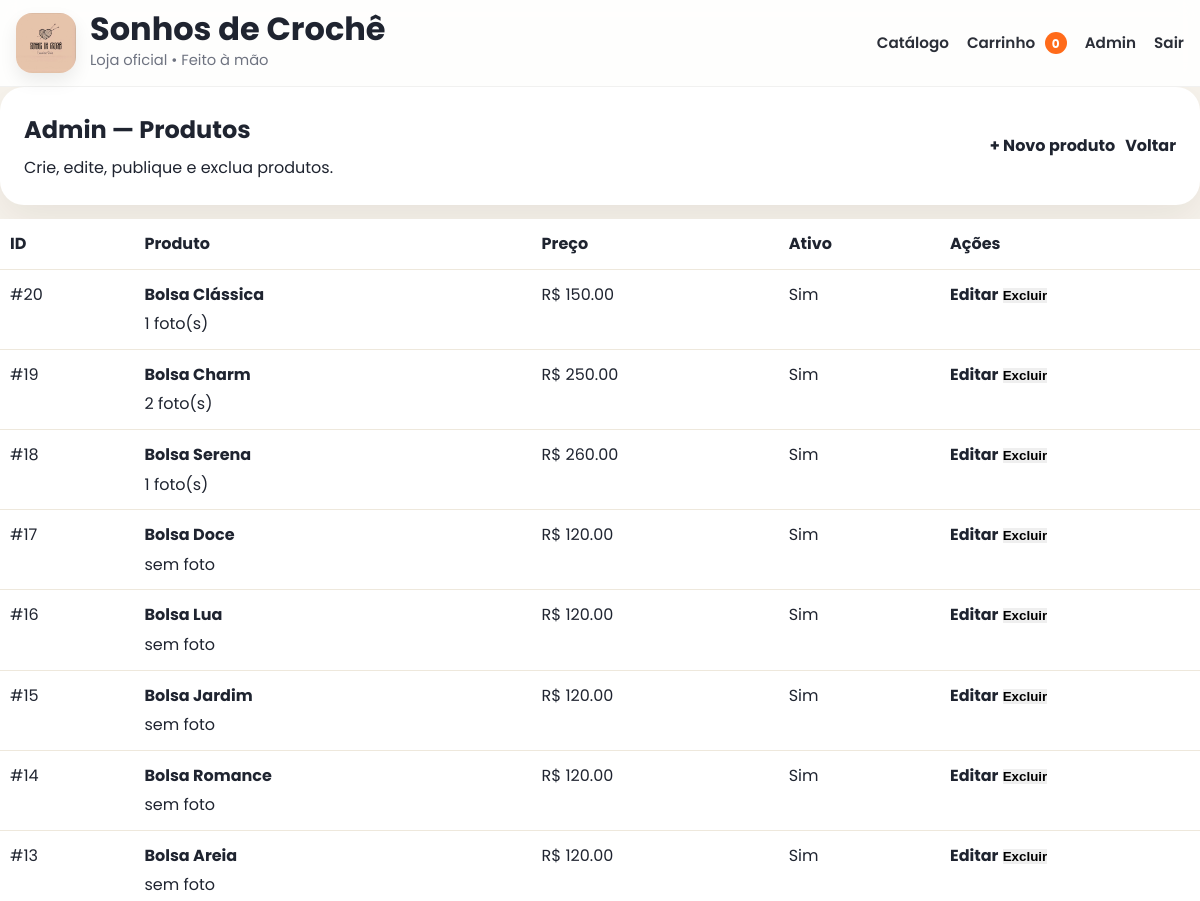
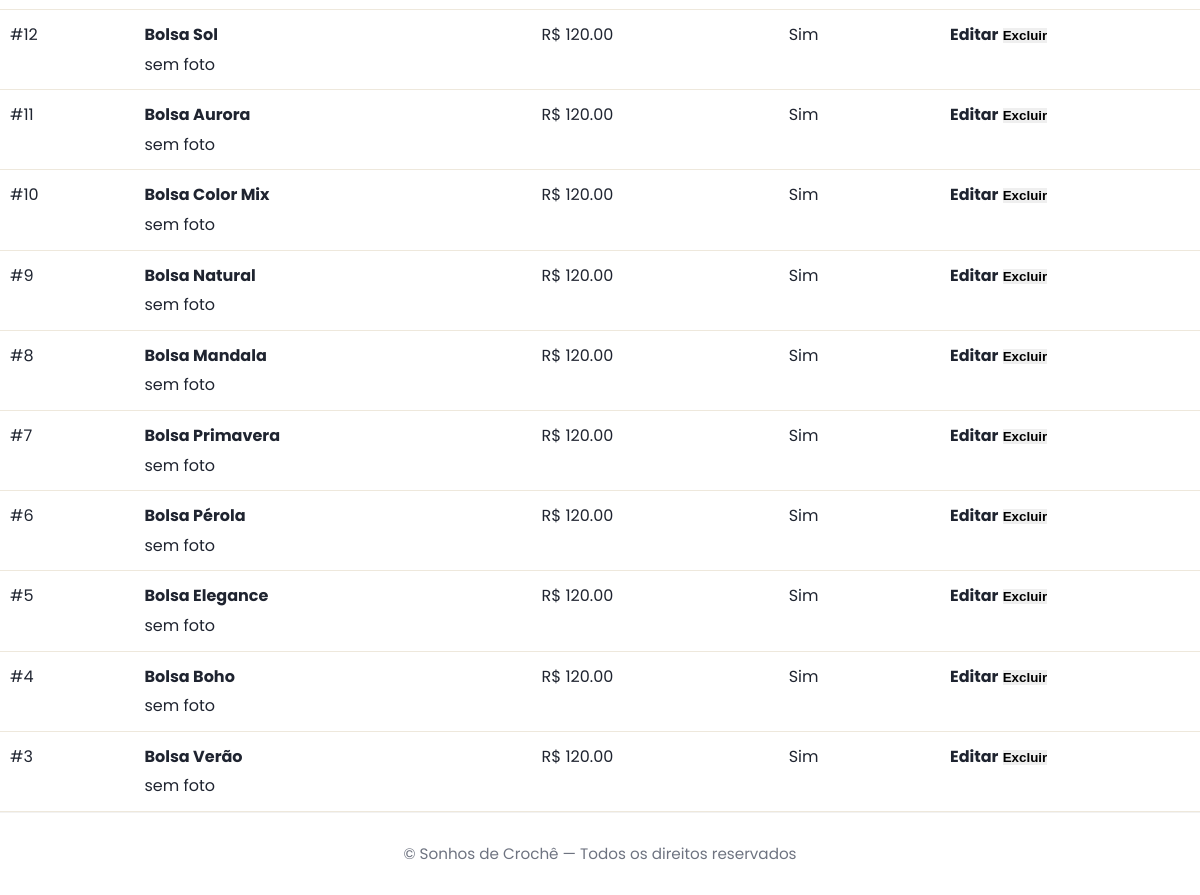
The app's page /admin/produtos (signed in) with its own data (2 pictures, top to bottom).
### app.py (models this page shows)
class Product(db.Model):
    id = db.Column(db.Integer, primary_key=True)
    name = db.Column(db.String(120), nullable=False)
    description = db.Column(db.Text, default="")
    price = db.Column(db.Numeric(10, 2), nullable=False, default=0)
    image_url = db.Column(db.Text, default="")  # legado (opcional)
    is_active = db.Column(db.Boolean, default=True)
    created_at = db.Column(db.DateTime, nullable=False, default=datetime.utcnow)
    images = db.relationship("ProductImage", backref="product", cascade="all, delete-orphan", lazy=True)

### app.py (the view)
    @app.get("/admin/produtos")
    @login_required
    def admin_products():
        products = Product.query.order_by(Product.created_at.desc()).all()
        return render_template("admin_products.html", products=products)

### templates/admin_products.html
{% extends "base.html" %}
{% block content %}
<div class="card">
  <div class="card-pad" style="display:flex;justify-content:space-between;align-items:center;gap:12px;flex-wrap:wrap">
    <div>
      <h2 style="margin:0">Admin — Produtos</h2>
      <p class="muted" style="margin-top:6px">Crie, edite, publique e exclua produtos.</p>
    </div>
    <div style="display:flex;gap:10px;flex-wrap:wrap">
      <a class="btn primary" href="{{ url_for('admin_products_new') }}">+ Novo produto</a>
      <a class="btn soft" href="{{ url_for('admin_dashboard') }}">Voltar</a>
    </div>
  </div>
</div>
<table class="table" style="margin-top:14px">
  <thead>
    <tr>
      <th>ID</th>
      <th>Produto</th>
      <th>Preço</th>
      <th>Ativo</th>
      <th style="width:260px">Ações</th>
    </tr>
  </thead>
  <tbody>
    {% for p in products %}
    <tr>
      <td>#{{ p.id }}</td>
      <td>
        <strong>{{ p.name }}</strong>
        <div class="muted" style="margin-top:4px">
          {% if p.images and p.images|length > 0 %}
            {{ p.images|length }} foto(s)
          {% elif p.image_url %}
            1 foto (URL)
          {% else %}
            sem foto
          {% endif %}
        </div>
      </td>
      <td>R$ {{ "%.2f"|format(p.price) }}</td>
      <td>{{ "Sim" if p.is_active else "Não" }}</td>
      <td>
        <a class="btn primary" href="{{ url_for('admin_products_edit', product_id=p.id) }}">Editar</a>
        <form method="post" action="{{ url_for('admin_products_delete', product_id=p.id) }}" style="display:inline">
          <button class="btn danger">Excluir</button>
        </form>
      </td>
    </tr>
    {% endfor %}
  </tbody>
</table>
{% endblock %}

### static/css/premium.css (style rules this page uses)
:root { --bg:#f7f3ec; --surface:#ffffff; --surface-soft:#fbf8f2; --text:#1f2430; --muted:#6e7380; --gold:#c8a24e; --gold-dark:#b88f39; --line:#e8dfd0; --shadow:0 14px 40px rgba(33, 24, 9, .08); --shadow-hover:0 22px 56px rgba(33, 24, 9, .14); --radius:28px; }
* { margin:0; padding:0; box-sizing:border-box; }
html { scroll-behavior:smooth; }
body { font-family:'Poppins',sans-serif; background:var(--bg); color:var(--text); line-height:1.6; }
a { color:inherit; }
.btn { display:inline-flex; align-items:center; justify-content:center; text-decoration:none; border:none; cursor:pointer; transition:.25s ease; font-weight:700; }
.login-box, .card { background:var(--surface); border-radius:24px; box-shadow:var(--shadow); }
.card { padding:24px; }
.table { width:100%; border-collapse:collapse; background:#fff; }
.table th, .table td { padding:12px 10px; border-bottom:1px solid #eee8dc; text-align:left; vertical-align:top; }

### records on screen
Product: id "20", name "Bolsa Clássica", images|length "1", price "150.00", is_active "Sim"
Product: id "19", name "Bolsa Charm", images|length "2", price "250.00", is_active "Sim"
Product: id "18", name "Bolsa Serena", images|length "1", price "260.00", is_active "Sim"
Product: id "17", name "Bolsa Doce", image_url "sem foto", price "120.00", is_active "Sim"
Product: id "16", name "Bolsa Lua", image_url "sem foto", price "120.00", is_active "Sim"
Product: id "15", name "Bolsa Jardim", image_url "sem foto", price "120.00", is_active "Sim"
Product: id "14", name "Bolsa Romance", image_url "sem foto", price "120.00", is_active "Sim"
Product: id "13", name "Bolsa Areia", image_url "sem foto", price "120.00", is_active "Sim"
Product: id "12", name "Bolsa Sol", image_url "sem foto", price "120.00", is_active "Sim"
Product: id "11", name "Bolsa Aurora", image_url "sem foto", price "120.00", is_active "Sim"
Product: id "10", name "Bolsa Color Mix", image_url "sem foto", price "120.00", is_active "Sim"
Product: id "9", name "Bolsa Natural", image_url "sem foto", price "120.00", is_active "Sim"
Product: id "8", name "Bolsa Mandala", image_url "sem foto", price "120.00", is_active "Sim"
Product: id "7", name "Bolsa Primavera", image_url "sem foto", price "120.00", is_active "Sim"
Product: id "6", name "Bolsa Pérola", image_url "sem foto", price "120.00", is_active "Sim"
Product: id "5", name "Bolsa Elegance", image_url "sem foto", price "120.00", is_active "Sim"
Product: id "4", name "Bolsa Boho", image_url "sem foto", price "120.00", is_active "Sim"
Product: id "3", name "Bolsa Verão", image_url "sem foto", price "120.00", is_active "Sim"

### other values on screen
{{ STORE_NAME() }} "Sonhos de Crochê"
{{ cart_count() }} "0"
